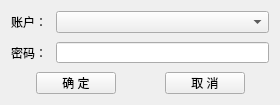
<?xml version="1.0" encoding="UTF-8"?>
<ui version="4.0">
 <class>HDBLoginDialog</class>
 <widget class="QDialog" name="HDBLoginDialog">
  <property name="geometry">
   <rect>
    <x>0</x>
    <y>0</y>
    <width>280</width>
    <height>105</height>
   </rect>
  </property>
  <property name="minimumSize">
   <size>
    <width>280</width>
    <height>105</height>
   </size>
  </property>
  <property name="maximumSize">
   <size>
    <width>400</width>
    <height>105</height>
   </size>
  </property>
  <property name="windowTitle">
   <string>Dialog</string>
  </property>
  <layout class="QFormLayout" name="formLayout">
   <property name="horizontalSpacing">
    <number>9</number>
   </property>
   <property name="verticalSpacing">
    <number>9</number>
   </property>
   <item row="0" column="0">
    <widget class="QLabel" name="label_1">
     <property name="text">
      <string>账户：</string>
     </property>
     <property name="buddy">
      <cstring>comboBox</cstring>
     </property>
    </widget>
   </item>
   <item row="0" column="1">
    <widget class="QComboBox" name="comboBox"/>
   </item>
   <item row="1" column="0">
    <widget class="QLabel" name="label_2">
     <property name="text">
      <string>密码：</string>
     </property>
     <property name="buddy">
      <cstring>lineEdit</cstring>
     </property>
    </widget>
   </item>
   <item row="1" column="1">
    <widget class="QLineEdit" name="lineEdit">
     <property name="echoMode">
      <enum>QLineEdit::PasswordEchoOnEdit</enum>
     </property>
    </widget>
   </item>
   <item row="2" column="0" colspan="2">
    <layout class="QHBoxLayout" name="horizontalLayout_3">
     <property name="spacing">
      <number>9</number>
     </property>
     <item>
      <spacer name="horizontalSpacer_21">
       <property name="orientation">
        <enum>Qt::Horizontal</enum>
       </property>
       <property name="sizeHint" stdset="0">
        <size>
         <width>20</width>
         <height>20</height>
        </size>
       </property>
      </spacer>
     </item>
     <item>
      <widget class="QPushButton" name="pushButton_01">
       <property name="text">
        <string>确 定</string>
       </property>
       <property name="autoDefault">
        <bool>false</bool>
       </property>
      </widget>
     </item>
     <item>
      <spacer name="horizontalSpacer_22">
       <property name="orientation">
        <enum>Qt::Horizontal</enum>
       </property>
       <property name="sizeHint" stdset="0">
        <size>
         <width>40</width>
         <height>20</height>
        </size>
       </property>
      </spacer>
     </item>
     <item>
      <widget class="QPushButton" name="pushButton_02">
       <property name="text">
        <string>取 消</string>
       </property>
       <property name="autoDefault">
        <bool>false</bool>
       </property>
      </widget>
     </item>
     <item>
      <spacer name="horizontalSpacer_29">
       <property name="orientation">
        <enum>Qt::Horizontal</enum>
       </property>
       <property name="sizeHint" stdset="0">
        <size>
         <width>20</width>
         <height>20</height>
        </size>
       </property>
      </spacer>
     </item>
    </layout>
   </item>
  </layout>
 </widget>
 <resources/>
 <connections>
  <connection>
   <sender>pushButton_01</sender>
   <signal>clicked()</signal>
   <receiver>HDBLoginDialog</receiver>
   <slot>accept()</slot>
   <hints>
    <hint type="sourcelabel">
     <x>64</x>
     <y>77</y>
    </hint>
    <hint type="destinationlabel">
     <x>16</x>
     <y>87</y>
    </hint>
   </hints>
  </connection>
  <connection>
   <sender>pushButton_02</sender>
   <signal>clicked()</signal>
   <receiver>HDBLoginDialog</receiver>
   <slot>reject()</slot>
   <hints>
    <hint type="sourcelabel">
     <x>187</x>
     <y>78</y>
    </hint>
    <hint type="destinationlabel">
     <x>141</x>
     <y>76</y>
    </hint>
   </hints>
  </connection>
 </connections>
</ui>
